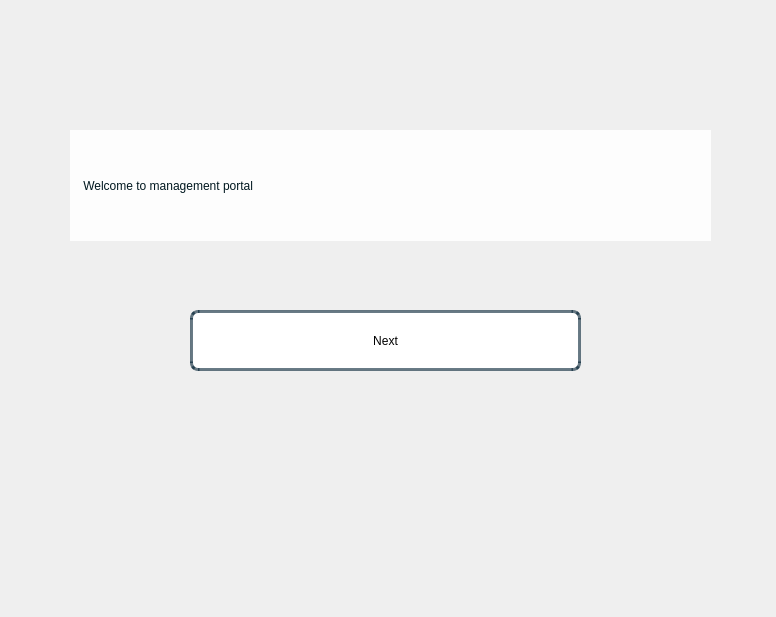
<?xml version="1.0" encoding="UTF-8"?>
<ui version="4.0">
 <class>Dialog</class>
 <widget class="QDialog" name="Dialog">
  <property name="geometry">
   <rect>
    <x>0</x>
    <y>0</y>
    <width>776</width>
    <height>617</height>
   </rect>
  </property>
  <property name="windowTitle">
   <string>Dialog</string>
  </property>
  <property name="sizeGripEnabled">
   <bool>false</bool>
  </property>
  <widget class="QWidget" name="bgwidget" native="true">
   <property name="geometry">
    <rect>
     <x>-10</x>
     <y>-80</y>
     <width>791</width>
     <height>801</height>
    </rect>
   </property>
   <property name="styleSheet">
    <string notr="true"/>
   </property>
   <widget class="QLabel" name="label_2">
    <property name="geometry">
     <rect>
      <x>0</x>
      <y>40</y>
      <width>841</width>
      <height>691</height>
     </rect>
    </property>
    <property name="styleSheet">
     <string notr="true"/>
    </property>
    <property name="text">
     <string/>
    </property>
    <property name="pixmap">
     <pixmap resource="test.qrc">:/newPrefix/university-Photoroom1.png</pixmap>
    </property>
    <property name="scaledContents">
     <bool>true</bool>
    </property>
   </widget>
   <widget class="QLabel" name="label">
    <property name="geometry">
     <rect>
      <x>80</x>
      <y>210</y>
      <width>641</width>
      <height>111</height>
     </rect>
    </property>
    <property name="styleSheet">
     <string notr="true">font: 24pt &quot;Sans Serif Collection&quot;;
background-color:rgba(255,255,255,230);
text-align:center;
color: rgba(0,23,31,255);</string>
    </property>
    <property name="text">
     <string>    Welcome to management portal</string>
    </property>
   </widget>
   <widget class="QPushButton" name="nextBtn">
    <property name="geometry">
     <rect>
      <x>200</x>
      <y>390</y>
      <width>391</width>
      <height>61</height>
     </rect>
    </property>
    <property name="styleSheet">
     <string notr="true">.QPushButton{
border-radius:8px;
border:3px solid rgba(0,30,50,150);
background-color:rgba(255,255,255,255);
font: 22pt &quot;Sans Serif Collection&quot;;
}

.QPushButton:hover{
border:3px solid rgba(0,30,50,150);
}</string>
    </property>
    <property name="text">
     <string>Next</string>
    </property>
   </widget>
  </widget>
 </widget>
 <resources>
  <include location="test.qrc"/>
 </resources>
 <connections/>
</ui>
